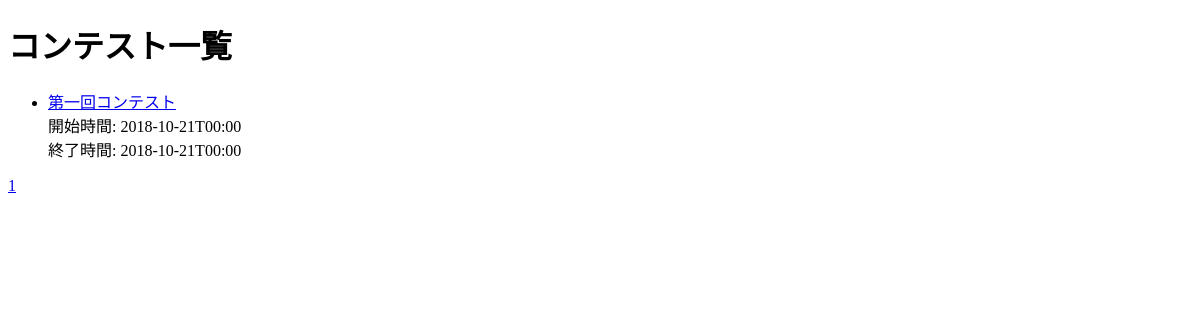
Before: /contest.php (signed in) with the older database file.
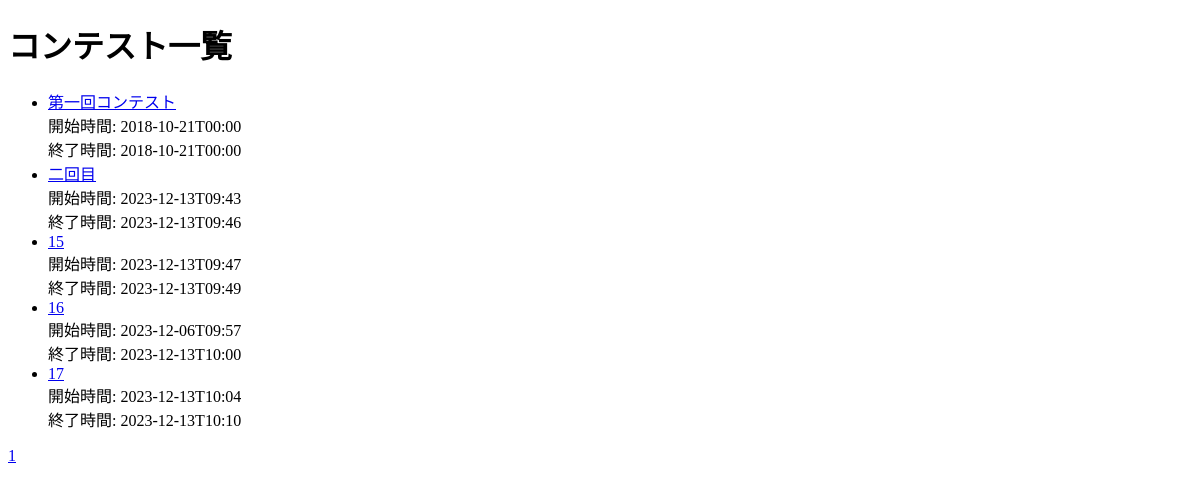
After: the same page with the newer database file.
### tables this page shows
CREATE TABLE contest(id integer primary key autoincrement,name text, description text,start_time text, end_time text,created_at text, updated_at text);

### contest.php (the view, shortened to what this page needs)
<?php
function h($str)
{
    return htmlspecialchars($str, ENT_QUOTES, "UTF-8");
}
$pdo = new PDO("sqlite:SQL/quiz.sqlite");
$pdo->setAttribute(PDO::ATTR_ERRMODE, PDO::ERRMODE_WARNING);
$page = isset($_GET['page']) ? (int) $_GET['page'] : 1;
$perPage = 10;
$offset = ($page > 1) ? ($page * $perPage) - $perPage : 0;
try {
    $total = $pdo->query("SELECT COUNT(*) FROM contest")->fetchColumn();
    $pages = ceil($total / $perPage);
    $stmt = $pdo->prepare("SELECT * FROM contest LIMIT :perPage OFFSET :offset");
    $stmt->bindParam(':perPage', $perPage, PDO::PARAM_INT);
    $stmt->bindParam(':offset', $offset, PDO::PARAM_INT);
    $stmt->execute();
    $contests = $stmt->fetchAll(PDO::FETCH_ASSOC);
} catch (PDOException $e) {
    die("エラー: " . $e->getMessage());
}
?>
<!DOCTYPE html>
<html>
<head>
</head>
<body>
    <h1>コンテスト一覧</h1>
    <ul>
        <?php foreach ($contests as $contest): ?>
            <li>
                <a href="contest_detail.php?contest_id=<?php echo h($contest['id']); ?>">
                    <?php echo h($contest['name']); ?>
                </a>
                <br>
                開始時間:
                <?php echo h($contest['start_time']); ?>
                <br>
                終了時間:
                <?php echo h($contest['end_time']); ?>
            </li>
        <?php endforeach; ?>
    </ul>
    <div>
        <?php for ($i = 1; $i <= $pages; $i++): ?>
            <a href="?page=<?php echo $i; ?>">
                <?php echo $i; ?>
            </a>
        <?php endfor; ?>
    </div>
</body>
</html>

Changed rows visible on the page:
added contest: name "二回目", start_time "2023-12-13T09:43", end_time "2023-12-13T09:46"
added contest: name "15", start_time "2023-12-13T09:47", end_time "2023-12-13T09:49"
added contest: name "16", start_time "2023-12-06T09:57", end_time "2023-12-13T10:00"
added contest: name "17", start_time "2023-12-13T10:04", end_time "2023-12-13T10:10"
